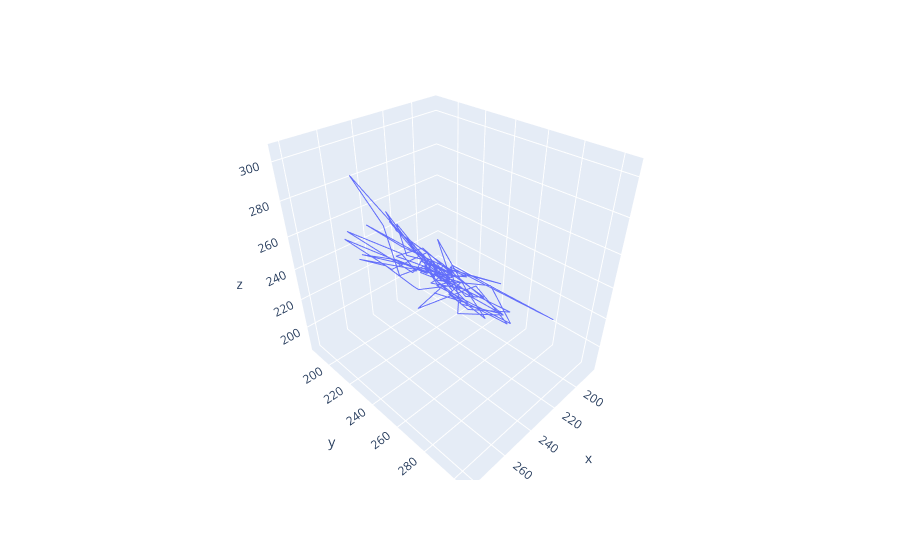

Notebook code cell kept with this figure:
### Code cell
fig = px.line_3d(pd.DataFrame(phase_traj, columns=['x', 'y', 'z']), x="x", y="y", z="z")

fig.show()
